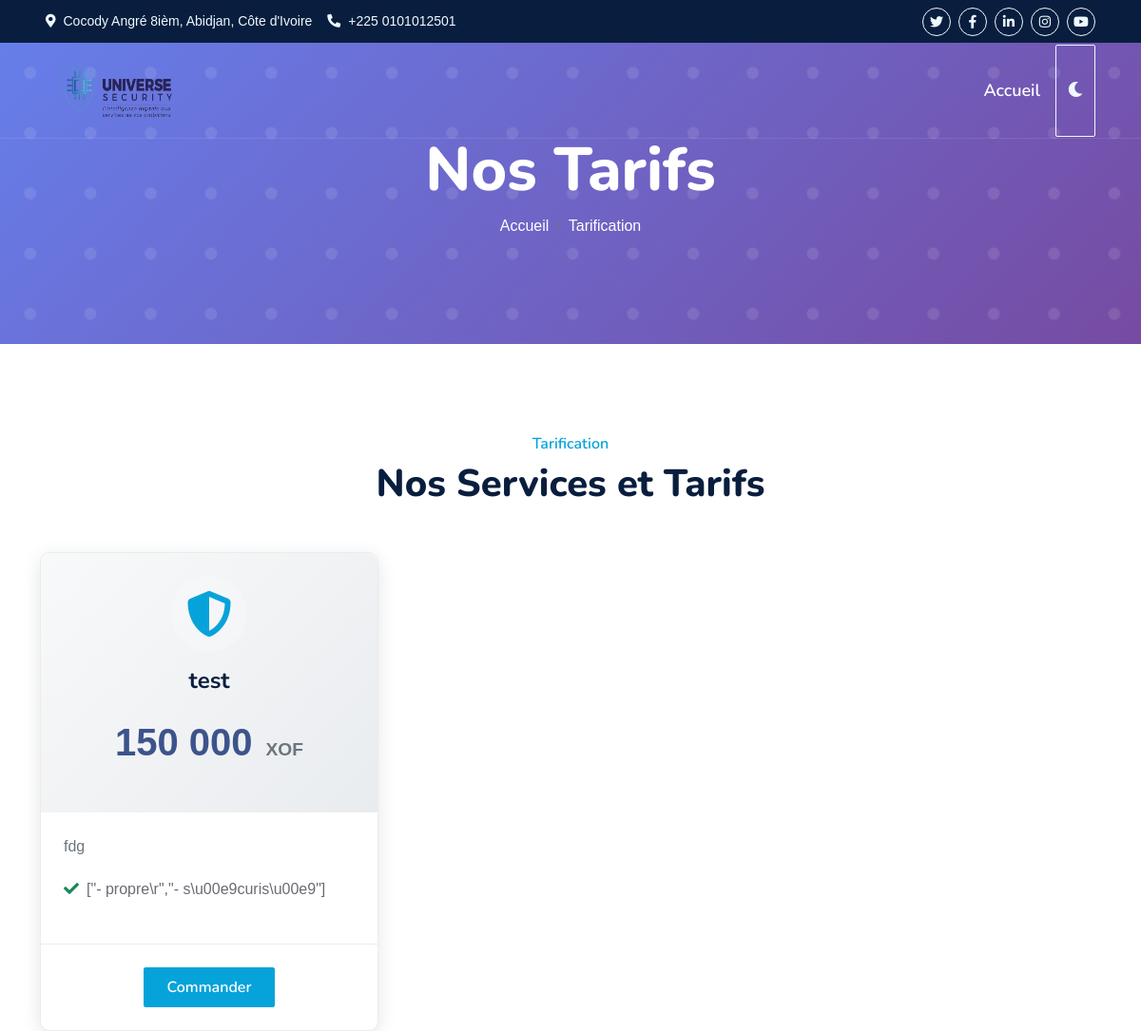
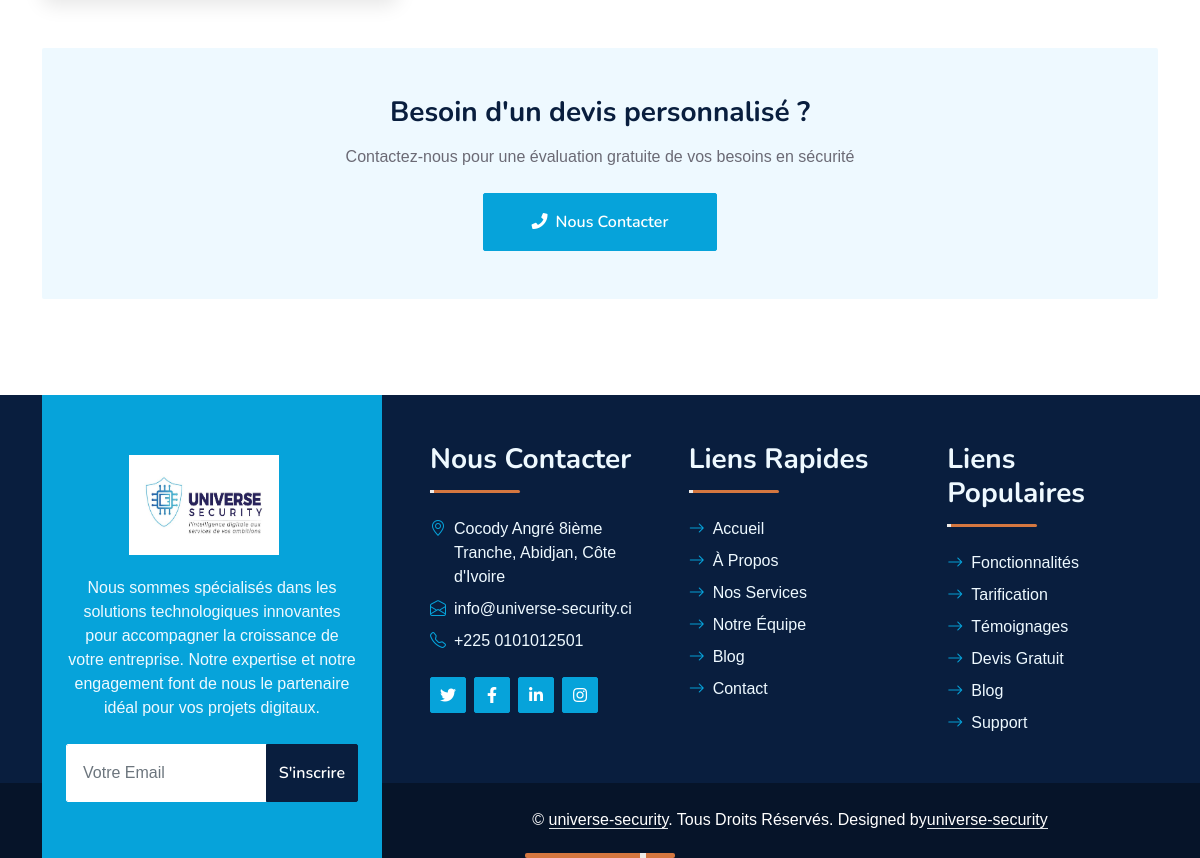
The app's page /tarification.php with its own data (2 pictures, top to bottom).
### tables this page shows
CREATE TABLE `offers` (
  `id` int(11) NOT NULL,
  `title` varchar(255) NOT NULL,
  `subtitle` varchar(255) DEFAULT NULL,
  `description` text DEFAULT NULL,
  `features` text DEFAULT NULL,
  `price` decimal(10,2) DEFAULT NULL,
  `price_text` varchar(100) DEFAULT NULL,
  `icon` varchar(100) DEFAULT NULL,
  `is_featured` tinyint(1) DEFAULT 0,
  `is_active` tinyint(1) DEFAULT 1,
  `display_order` int(11) DEFAULT 0,
  `created_by` int(11) DEFAULT NULL,
  `created_at` timestamp NOT NULL DEFAULT current_timestamp(),
  `updated_at` timestamp NOT NULL DEFAULT current_timestamp() ON UPDATE current_timestamp()
);

### admin/classes/OfferManager.php (called while the page is built, shortened)
<?php
class OfferManager {
    private $conn;
    private $table_name = "offers";
    public function __construct($db) {
        $this->conn = $db;
    }
    public function getActiveOffers($limit = null) {
        try {
            $checkTable = "SHOW TABLES LIKE '" . $this->table_name . "'";
            $stmt = $this->conn->prepare($checkTable);
            $stmt->execute();
            $sql = "SELECT * FROM " . $this->table_name . "
                    WHERE is_active = 1
                    ORDER BY display_order ASC, created_at DESC";
            $stmt = $this->conn->prepare($sql);
            $stmt->execute();
            return $stmt->fetchAll();
        } catch (Exception $e) {
            error_log("Erreur OfferManager: " . $e->getMessage());
            return [];
        }
    }
}
?>

### tarification.php (the view, shortened to what this page needs)
<?php
try {
    require_once 'admin/classes/OfferManager.php';
    $database = new Database();
    $conn = $database->getConnection();
    $offerManager = new OfferManager($conn);
    $offers = $offerManager->getActiveOffers();
} catch(Exception $e) {
    $offers = [];
    error_log("Erreur récupération offres: " . $e->getMessage());
}
?>
<!DOCTYPE html>
<html lang="fr">
<head>
    <link href="https://cdnjs.cloudflare.com/ajax/libs/font-awesome/5.10.0/css/all.min.css" rel="stylesheet">
    <link href="https://cdn.jsdelivr.net/npm/bootstrap-icons@1.4.1/font/bootstrap-icons.css" rel="stylesheet">
    <link href="lib/animate/animate.min.css" rel="stylesheet">
    <link href="lib/owlcarousel/assets/owl.carousel.min.css" rel="stylesheet">
    <link href="css/bootstrap.min.css" rel="stylesheet">
    <link href="css/style.css" rel="stylesheet">
</head>
<body>
    <div class="container-fluid bg-dark px-5 d-none d-lg-block">
        <div class="row gx-0">
            <div class="col-lg-8 text-center text-lg-start mb-2 mb-lg-0">
                <div class="d-inline-flex align-items-center" style="height: 45px;">
                    <small class="me-3 text-light"><i class="fa fa-map-marker-alt me-2"></i>Cocody Angré 8ièm, Abidjan, Côte d'Ivoire</small>
                    <small class="me-3 text-light"><i class="fa fa-phone-alt me-2"></i>+225 0101012501</small>
                </div>
            </div>
            <div class="col-lg-4 text-center text-lg-end">
                <div class="d-inline-flex align-items-center" style="height: 45px;">
                    <a class="btn btn-sm btn-outline-light btn-sm-square rounded-circle me-2" href="#"><i class="fab fa-twitter fw-normal"></i></a>
                    <a class="btn btn-sm btn-outline-light btn-sm-square rounded-circle me-2" href="#"><i class="fab fa-facebook-f fw-normal"></i></a>
                    <a class="btn btn-sm btn-outline-light btn-sm-square rounded-circle me-2" href="#"><i class="fab fa-linkedin-in fw-normal"></i></a>
                    <a class="btn btn-sm btn-outline-light btn-sm-square rounded-circle me-2" href="#"><i class="fab fa-instagram fw-normal"></i></a>
                    <a class="btn btn-sm btn-outline-light btn-sm-square rounded-circle" href="#"><i class="fab fa-youtube fw-normal"></i></a>
                </div>
            </div>
        </div>
    </div>
    <div class="container-fluid position-relative p-0">
        <nav class="navbar navbar-expand-lg navbar-dark px-5 py-3 py-lg-0">
            <a href="index.php" class="navbar-brand p-0">
                <img src="img/logo universe security.png" alt="Logo" style="height: 100px; width: 150px;">
            </a>
            <div class="collapse navbar-collapse" id="navbarCollapse">
                <div class="navbar-nav ms-auto py-0">
                    <a href="index.php" class="nav-item nav-link">Accueil</a>
                    <button id="theme-toggle" class="btn btn-outline-light ms-3" title="Basculer le thème">
                        <i class="fas fa-moon" id="theme-icon"></i>
                    </button>
                </div>
            </div>
        </nav>
        <div class="container-fluid bg-primary py-5 mb-5 page-header">
            <div class="container py-5">
                <div class="row justify-content-center">
                    <div class="col-lg-10 text-center">
                        <h1 class="display-3 text-white animated slideInDown">Nos Tarifs</h1>
                        <nav aria-label="breadcrumb">
                            <ol class="breadcrumb justify-content-center">
                                <li class="breadcrumb-item"><a class="text-white" href="index.php">Accueil</a></li>
                                <li class="breadcrumb-item text-white active" aria-current="page">Tarification</li>
                            </ol>
                        </nav>
                    </div>
                </div>
            </div>
        </div>
    </div>
    <div class="container-xxl py-5">
        <div class="container">
            <div class="text-center wow fadeInUp" data-wow-delay="0.1s">
                <h6 class="section-title bg-white text-center text-primary px-3">Tarification</h6>
                <h1 class="mb-5">Nos Services et Tarifs</h1>
            </div>
            <div class="row g-4">
                <?php if (!empty($offers)): ?>
                    <?php foreach ($offers as $index => $offer): ?>
                        <div class="col-lg-4 col-md-6 wow fadeInUp" data-wow-delay="<?php echo 0.1 + ($index * 0.2); ?>s">
                            <div class="pricing-card h-100">
                                <div class="pricing-header text-center p-4">
                                    <div class="pricing-icon mb-3">
                                        <i class="fas fa-shield-alt fa-3x text-primary"></i>
                                    </div>
                                    <h4 class="mb-3"><?php echo htmlspecialchars($offer['title']); ?></h4>
                                    <div class="pricing-price">
                                        <?php if (isset($offer['price']) && $offer['price'] > 0): ?>
                                            <span class="price-amount"><?php echo number_format($offer['price'], 0, ',', ' '); ?></span>
                                            <span class="price-currency"><?php echo htmlspecialchars($offer['currency'] ?? 'XOF'); ?></span>
                                        <?php else: ?>
                                            <span class="price-text">Sur Devis</span>
                                        <?php endif; ?>
                                    </div>
                                </div>
                                <div class="pricing-body p-4">
                                    <p class="text-muted"><?php echo htmlspecialchars($offer['description']); ?></p>
                                    <ul class="pricing-features list-unstyled">
                                        <?php if (isset($offer['features']) && !empty($offer['features'])): ?>
                                            <?php $features = explode('|', $offer['features']); ?>
                                            <?php foreach ($features as $feature): ?>
                                                <li><i class="fas fa-check text-success me-2"></i><?php echo htmlspecialchars(trim($feature)); ?></li>
                                            <?php endforeach; ?>
                                        <?php endif; ?>
                                    </ul>
                                </div>
                                <div class="pricing-footer p-4 text-center">
                                    <a href="index.php#contact" class="btn btn-primary py-2 px-4">
                                        <?php echo (isset($offer['price']) && $offer['price'] > 0) ? 'Commander' : 'Demander un Devis'; ?>
                                    </a>
                                </div>
                            </div>
                        </div>
                    <?php endforeach; ?>
                <?php endif; ?>
            </div>
            <div class="row mt-5">
                <div class="col-12 text-center">
                    <div class="bg-light rounded p-5">
                        <h3 class="mb-3">Besoin d'un devis personnalisé ?</h3>
                        <p class="mb-4">Contactez-nous pour une évaluation gratuite de vos besoins en sécurité</p>
                        <a href="index.php#contact" class="btn btn-primary py-3 px-5">
                            <i class="fas fa-phone me-2"></i>Nous Contacter
                        </a>
                    </div>
                </div>
            </div>
        </div>
    </div>
    <div class="container-fluid bg-dark text-light mt-5 wow fadeInUp" data-wow-delay="0.1s">
        <div class="container">
            <div class="row gx-5">
                <div class="col-lg-4 col-md-6 footer-about">
                    <div class="d-flex flex-column align-items-center justify-content-center text-center h-100 bg-primary p-4">
                        <a href="index.html" class="navbar-brand">
                            <img src="img/logo universe security.jpg" alt="Logo" style="height: 100px; width: 150px;">
                        </a>
                        <p class="mt-3 mb-4">Nous sommes spécialisés dans les solutions technologiques innovantes pour accompagner la croissance de votre entreprise. Notre expertise et notre engagement font de nous le partenaire idéal pour vos projets digitaux.</p>
                        <form action="">
                            <div class="input-group">
                                <input type="text" class="form-control border-white p-3" placeholder="Votre Email">
                                <button class="btn btn-dark">S'inscrire</button>
                            </div>
                        </form>
                    </div>
                </div>
                <div class="col-lg-8 col-md-6">
                    <div class="row gx-5">
                        <div class="col-lg-4 col-md-12 pt-5 mb-5">
                            <div class="section-title section-title-sm position-relative pb-3 mb-4">
                                <h3 class="text-light mb-0">Nous Contacter</h3>
                            </div>
                            <div class="d-flex mb-2">
                                <i class="bi bi-geo-alt text-primary me-2"></i>
                                <p class="mb-0">Cocody Angré 8ième Tranche, Abidjan, Côte d'Ivoire</p>
                            </div>
                            <div class="d-flex mb-2">
                                <i class="bi bi-envelope-open text-primary me-2"></i>
                                <p class="mb-0">info@universe-security.ci</p>
                            </div>
                            <div class="d-flex mb-2">
                                <i class="bi bi-telephone text-primary me-2"></i>
                                <p class="mb-0">+225 0101012501</p>                            </div>
                            <div class="d-flex mt-4">
                                <a class="btn btn-primary btn-square me-2" href="#"><i class="fab fa-twitter fw-normal"></i></a>
                                <a class="btn btn-primary btn-square me-2" href="#"><i class="fab fa-facebook-f fw-normal"></i></a>
                                <a class="btn btn-primary btn-square me-2" href="#"><i class="fab fa-linkedin-in fw-normal"></i></a>
                                <a class="btn btn-primary btn-square" href="#"><i class="fab fa-instagram fw-normal"></i></a>
                            </div>
                        </div>
                        <div class="col-lg-4 col-md-12 pt-0 pt-lg-5 mb-5">
                            <div class="section-title section-title-sm position-relative pb-3 mb-4">
                                <h3 class="text-light mb-0">Liens Rapides</h3>
                            </div>
                            <div class="link-animated d-flex flex-column justify-content-start">
                                <a class="text-light mb-2" href="#home"><i class="bi bi-arrow-right text-primary me-2"></i>Accueil</a>
                                <a class="text-light mb-2" href="#about"><i class="bi bi-arrow-right text-primary me-2"></i>À Propos</a>
                                <a class="text-light mb-2" href="#services"><i class="bi bi-arrow-right text-primary me-2"></i>Nos Services</a>
                                <a class="text-light mb-2" href="#team"><i class="bi bi-arrow-right text-primary me-2"></i>Notre Équipe</a>
                                <a class="text-light mb-2" href="#blog"><i class="bi bi-arrow-right text-primary me-2"></i>Blog</a>
                                <a class="text-light" href="#contact"><i class="bi bi-arrow-right text-primary me-2"></i>Contact</a>
                            </div>
                        </div>
                        <div class="col-lg-4 col-md-12 pt-0 pt-lg-5 mb-5">
                            <div class="section-title section-title-sm position-relative pb-3 mb-4">
                                <h3 class="text-light mb-0">Liens Populaires</h3>
                            </div>
                            <div class="link-animated d-flex flex-column justify-content-start">
                                <a class="text-light mb-2" href="#features"><i class="bi bi-arrow-right text-primary me-2"></i>Fonctionnalités</a>
                                <a class="text-light mb-2" href="#pricing"><i class="bi bi-arrow-right text-primary me-2"></i>Tarification</a>
                                <a class="text-light mb-2" href="#testimonials"><i class="bi bi-arrow-right text-primary me-2"></i>Témoignages</a>
                                <a class="text-light mb-2" href="#quote"><i class="bi bi-arrow-right text-primary me-2"></i>Devis Gratuit</a>
                                <a class="text-light mb-2" href="#blog"><i class="bi bi-arrow-right text-primary me-2"></i>Blog</a>
                                <a class="text-light" href="#contact"><i class="bi bi-arrow-right text-primary me-2"></i>Support</a>
                            </div>
                        </div>
                    </div>
                </div>
            </div>
        </div>
    </div>
    <div class="container-fluid text-white" style="background: #061429;">
        <div class="container text-center">
            <div class="row justify-content-end">
                <div class="col-lg-8 col-md-6">
                    <div class="d-flex align-items-center justify-content-center" style="height: 75px;">
                        <p class="mb-0">&copy; <a class="text-white border-bottom" href="#">universe-security</a>. Tous Droits Réservés.
						Designed by<a class="text-white border-bottom" href="#">universe-security</a></p>
                    </div>
                </div>
            </div>
        </div>
    </div>
</body>
</html>

### records on screen
offers: title "test", price "150 000", currency "XOF", description "fdg", features "[\"- propre\\r\",\"- s\\u00e9curis\\u00e9\"]", shows "Commander"
